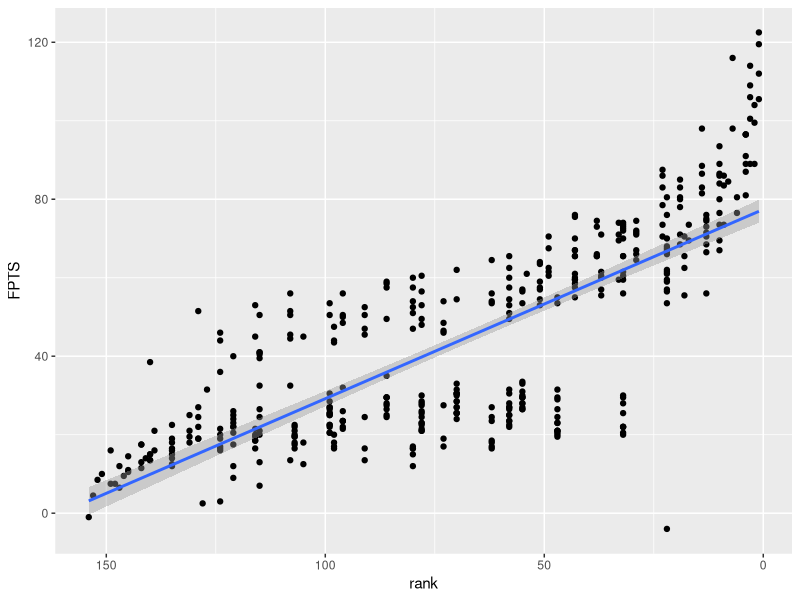
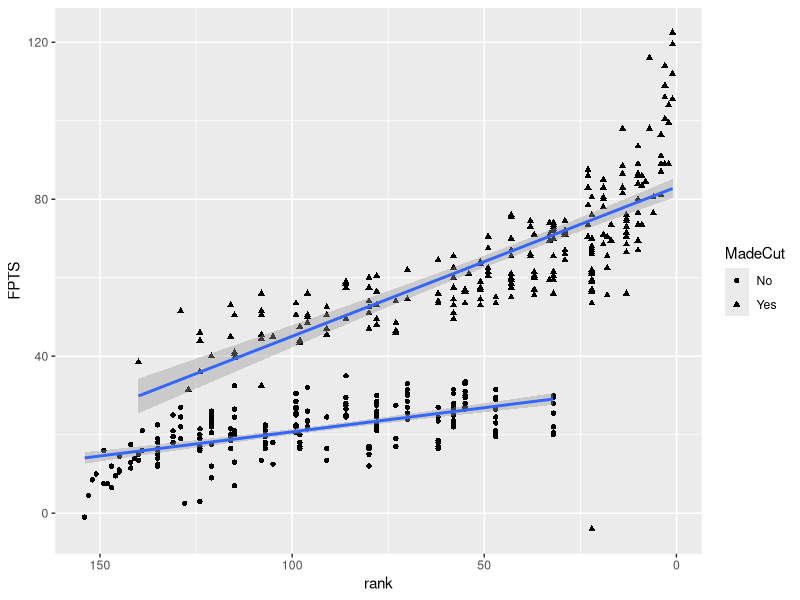

Write R code to recreate these figures, in order.
## ---- chunk 1
library(tidyverse) 
## ---- chunk 2
Memfan <- read.csv("Memorial_Fantasy.csv", header = T)
Pgafan <- read.csv("PGA_Fantasy.csv", header = T)
Schfan <- read.csv("Schwab_Fantasy.csv", header = T)

Memstat<- read.delim("Memorial_Stats.txt", header = T )
Memstats <-  as.data.frame(matrix(Memstat$Data, ncol=9, byrow=TRUE))

Pgastat<- read.delim("PGA_Stats.txt", header = T)
Pgastats <-  as.data.frame(matrix(Pgastat$Data, ncol=9, byrow=TRUE))

Schstat<- read.delim("Schwab_Stats.txt", header = T)
Schstats <-  as.data.frame(matrix(Schstat$Data, ncol=9, byrow=TRUE))
## ---- chunk 3
Memorial <- Memstats %>%
  inner_join(Memfan, by=c("V2"= "Name"))

Pga <- Pgastats %>%
  inner_join(Pgafan, by=c("V2"= "Name")) 


Schwab <- Schstats %>%
  inner_join(Schfan, by=c("V2"= "Name"))
## ---- chunk 4
All <- rbind(Memorial, Pga, Schwab)
names(All)[1:9] <- c('Position', 'Player', 'Score', 
                          'Putt', 'ARG', 'App', 'OTT', 'T2G', 'Total')

All$Score <- fct_recode(All$Score, "0" = "E") 

Top10 <- 
  All %>%
  group_by(Tournament) %>%
  mutate(Score = as.numeric(as.character(factor(Score)))) %>%
  mutate(rank = rank(Score, ties.method = "min")) %>%
  mutate(top10 = if_else(rank <= 10, 'Yes', 'No')) %>%
  mutate(MadeCut = if_else(Position =='CUT', 'No', 'Yes')) %>%
  mutate(SalaryRange = ifelse(grepl("^6", Salary), "6000s",
                       ifelse(grepl("^7", Salary), "7000s",
                       ifelse(grepl("^8", Salary), "8000s",
                       ifelse(grepl("^9" , Salary), "9000s",
                       ifelse(grepl("^10", Salary), "10000s", "11000s"))))))

TournPlayed <- All %>%
  select((Player)) %>%
  group_by(Player) %>%
  mutate(tournplayed = n()) %>%
  distinct()

AvgScore <- All %>%
    select(Player, Score, Tournament) %>%
    mutate(Score = as.numeric(as.character(factor(Score)))) %>%
    spread(Tournament, Score) %>%
    mutate(avg = round(rowMeans(.[2:4], na.rm=TRUE), 1))

Results_Player <- Top10 %>%
  left_join(TournPlayed, by = "Player")

AllResults <- Results_Player %>%
  left_join(AvgScore, by = "Player")
## ---- chunk 5
#Scatter plot for fantasy points and rank
ggplot(AllResults, aes(x=rank, y=FPTS)) + 
  geom_point() +
  scale_x_reverse()+
  geom_smooth(method=lm)

#Scatter plot with MadeCut
ggplot(AllResults, aes(x=rank, y=FPTS, shape=MadeCut)) + 
  geom_point() + 
  scale_x_reverse()+
  geom_smooth(method=lm)
## ---- chunk 6

